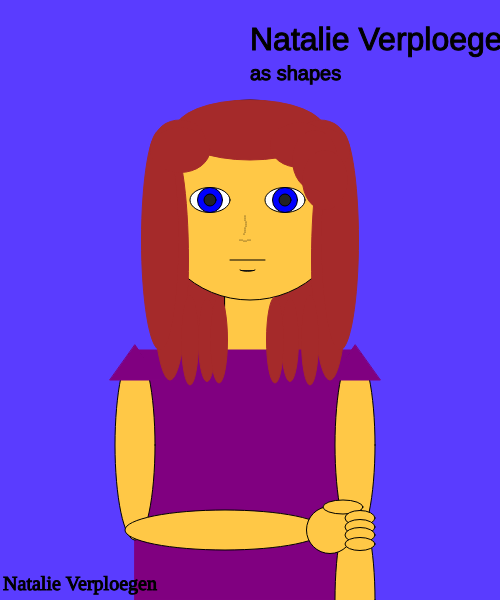
Frame 1 (no input)
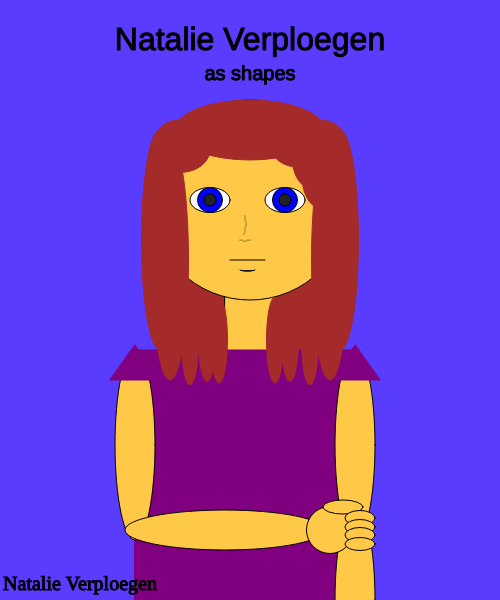
Frame 60 (no input)
Frame 120 (the mouse pressed at the canvas centre since frame 60): identical to frame 60, image omitted

The p5.js sketch that drew these frames (run headless with seeded random() and noise() and a simulated clock; from frame 60 on, the mouse is pressed at the canvas centre):

// p5.js sketch
// ── sketch.js
function setup()
        {
            createCanvas (500,600);
        }
        function draw()
        {
            background(90, 60, 450);

            fill('brown');
            stroke('brown');
            ellipse(250,330,170,160);

            stroke('black')
            fill(270, 200, 70);
            rect(225,295,50,60);
            circle(250, 200, 200);

            fill('white');
            ellipse(285,200,40,25);
            ellipse(210,200,40,25);

            fill(color(0, 0, 255));
            circle(285,200,25);
            circle(210,200,25);

            fill('#222222');
            circle(285,200,12);
            circle(210,200,12);

            line(230, 260, 265, 260);
            curve(240, 260, 240, 270, 255, 270, 255, 260)

            fill('purple');
            stroke('purple');
            rect(135,350,220,250);

            fill(270, 200, 70);
            stroke(color('black'));
            ellipse(135,445,40,190);
            ellipse(355,445,40,190);
            ellipse(225,530,200,40);
            ellipse(355,600,40,190);
            circle(330, 530, 47);
            ellipse(343,507,40,14);
            ellipse(360,518,30,15);
            ellipse(360,527,30,15);
            ellipse(360,535,30,15);
            ellipse(360,544,30,13);

            point(245, 216);
            point(245, 218);
            point(245, 220);
            point(246, 222);
            point(246, 224);
            point(246, 226);
            point(245, 228);
            point(245, 230);
            point(245, 232);
            point(244, 234);

            point(240, 240);
            point(242, 240);
            point(244, 241);
            point(246, 241);
            point(248, 240);
            point(250, 240);
            
            fill('purple');
            stroke('purple');
            triangle(135, 345, 160, 380, 110, 380);
            triangle(355, 345, 330, 380, 380, 380);

            fill('brown');
            stroke('brown');
            ellipse(250,130,150,60);
            ellipse(170,260,37,240);
            ellipse(330,260,37,240);
            ellipse(160,240,37,220);
            ellipse(340,240,37,220);

            ellipse(180,140,50,40);
            ellipse(180,150,60,45);
            ellipse(320,140,50,40);
            ellipse(320,150,60,45);
            ellipse(300,145,60,45);
            ellipse(315,160,45,60);
            ellipse(325,180,45,60);

            ellipse(190,340,17,90);
            ellipse(207,340,17,83);
            ellipse(219,340,17,86);
            ellipse(310,340,17,90);
            ellipse(290,340,17,83);
            ellipse(275,340,17,86);

            fill('black');
            stroke('black');
            textSize(32);
            text('Natalie Verploegen', 250, 50);
            textSize(20);
            text('as shapes', 250, 80);
            textAlign(CENTER);
            textFont('Times New Romans');

            text('Natalie Verploegen', 80, 590);
            textSize(12);
            textFont('Helvetica');
        }
// ── Main.css
span1 {
    font-weight: bold;
    font-style: oblique;
    font-size: large;
}
span2 {
    font-weight: bold;
    font-style: oblique;
    font-size: large;
}
span3 {
    font-weight: bold;
    font-style: oblique;
    font-size: large;
}
span4 {
    font-weight: bold;
    font-style: oblique;
    font-size: large;
}
span5 {
    font-weight: bold;
    font-style: oblique;
    font-size: large;
}

.myClass{
    font-family: serif;
    font-size: x-large;
}
#id{
    font-family: 'Gill Sans', 'Gill Sans MT', Calibri, 'Trebuchet MS', sans-serif;
    font-size: x-large;
    font-weight: bolder;
}
body{
    background-color: burlywood;
    background-image: url("tree.jpg");
    background-blend-mode:luminosity;
}
// ── SecondPage.html
<html>
    <header>
    <h1> Natalie Verploegen's Second Page</h1>
    </header>
    <br>
    <h2>Natalie's Story</h2>
    <P> </P>
    <body>
        Jamie was a curious little girl.
        <p> </p>
        She wondered what people saw when they were colorblind.
        <p> </p>
        Blue? Green? Red?
        <p> </p>
        Would they know the difference?
        <p> </p>
        Jamie pondered this under the shade of a large oak tree in the warm sunny day.
        <p> </p>
        Jamie got up and ran out of the park to her house.
        <p> </p>
        Jamie ran to her secret lair (hidden in the shed).
        <p> </p>
        She deviced a special pair of glasses. 
        <p> </p>
        They would only allow her to see certain colors. 
        <p> </p>
        Blue in one eye. Green, purple, and orange in the other eye.
        <p> </p>
        Jamie left her lair with the special spectacles. 
        <p> </p>
        The world looked extrodinary.
        <p> </p>
        -Next summer-
        <p> </p>
        Jamie and her parents traveled to Africa!
        <p> </p>
        She was so excited and brought her glass to experience the world.
        <p> </p>
        She saw two Zebras hugging and decided to draw what she saw.
        <p> </p>
        <img src="IMG_4116.JPG" height="400" width="700" />
        <p> </p>
        <h6>Artwork by Natalie Verploegen</h6>
        <br>
        <a href="ThirdPage.html"> Go To Third Page</a>
        <p> </p>
        <a href="homepage.html"> Go To Home Page</a>
    </body>
</html>
// ── ThirdPage.html
<html>
    <header>
        <h1> Natalie Verploegen's Third Page</h1>
    </header>
    <br>
    <!-- CSS only -->
<link href="https://cdn.jsdelivr.net/npm/bootstrap@5.0.0-beta2/dist/css/bootstrap.min.css" rel="stylesheet" integrity="sha384-BmbxuPwQa2lc/FVzBcNJ7UAyJxM6wuqIj61tLrc4wSX0szH/Ev+nYRRuWlolflfl" crossorigin="anonymous">
    <body>
        Contact Us!
        <br>
        natalie.verplegen@umconnect.umt.edu
        <p> </p>
        <form action="NextPage.html" type="Post">
            Name: <input type="text" id="name"><br>
            Email Address: <input type="text" id="eaname"><br>
            <p> </p>
            Do you agree to the listed terms?
            <ol>
                <li> Getting emails</li>
                <li> Enjoyed the website</li>
            </ol>
            <button class="btn btn-primary"> Yes </button>
            <button class="btn btn-primary"> No </button>
        </form>
    </body>
    <br>
    <body>
        <a href="homepage.html" style="font-family: fantasy;"> Go To Home Page</a>
        <p> </p>
        <a href="SecondPage.html" style="font-family: fantasy;"> Go To Second Page</a>
    </body>
</html>
// ── forthpage.html
<html>
<head>
    <title>My Simple Math Game</title>
    <h1>My Simple Math Game</h1>
        
    <script>
        var actualAnswer;
        function printQuestion(){
            var number1, number2;
            for(var i = 0; 1 < 11; i++)
            {
                number1 = Math.floor(Math.random() * 10);
                number2 = Math.floor(Math.random() * 10);   
            }
            //create a variable for number of correct answers
            //create another variable for number of incorrect answers
            //create a variable for total number of questions (this is the end)
            //create a variable that says how many questions were performed
            actualAnswer = number1 + number2;
            document.getElementById("question").innerHTML = "What is "+ number1 + "+ " + number2 +"?";
        }
        function checkAnswer(){
            var myAnswer = document.getElementById("answer").value;
            if(myAnswer == actualAnswer) {
                //increase the correct answer variable
               document.getElementById("finalResult").innerHTML = "Good Job!";
               document.getElementById("answer").value = "";
               printQuestion(); //move this outside of the if statement
            }
            else {
                //increase the incorrect answer variable
                document.getElementById("finalResult").innerHTML = "Incorrect. Try Again.";
            }
            //increase the number of questions asked (the variable from above)
            //if statement that checks if the questions asked variable is greater than the total number of questions
            //print out the number of correct, the number of incorrect and the percentage - number of correct/total
            //else
            //printQuestion();
        }
    </script>
</head>

<body onload="printQuestion();">

    <p></p>
    &nbsp;
    <div id="question"></div>
    <br>
    &nbsp;Your answer <input type="input" id="answer">
    <br>
    &nbsp; <button id="mySubmit" onclick="checkAnswer();">Submit</button>
    <br>
    &nbsp;
    <div id="finalResult"></div>
</body>

</html>
// ── homepage.html
<html>
    <header>
        <h1> Natalie Verploegen's First Page</h1>
    </header>
<br>
<body>
    <h2>HOBBIES</h2>
    <ul>
        <li> Drawing</li>
        <li> Video Games</li>
        <li> Reading</li>
        <li> Crafts</li>
        <li> Watching Movies/Shows</li>
        <li> Listening to Music</li>
        <li> Writing</li>
        <li> Hanging our with my Friends and Roommates</li>
        <li> Playing Games like Uno, Chess, Monopoly, ect.</li>
        <li> Swimming</li>
        <li> Playing Soccer</li>
        <li> Working on Diamond Dots</li>
        <li> Day Dreaming</li>
        <li> Exploring</li>
        <li> Taking Pictures</li>
        <li> Dancing</li>
        <li> Singing</li>
        <li> Playing with my Dogs and Cats</li>
        <li> Trying/Learning New Things</li>
    </ul>
</body>
<br>
<body>
    <h2>MY FAVORITE PLACES TO EAT AT</h2>
    <p> </p>
    <h4>(Pre-Covid)</h4>
    <br>
    <h3> Billings, Montana</h3>
        <ol>
            <li><a href="https://www.redlobster.com/"> Red Lobster</a></li>
        </ol>
    <h3> Bozeman, Montana</h3>
        <ol>
            <li><a href="https://www.montanaaleworks.com/"> Ale Works</a></li>
            <li><a href="https://www.coldstonecreamery.com/"> Cold Stone</a></li>
            <li><a href="https://kornerklub.com/"> Korner Klub</a></li>
            <li><a href="https://kountrykornermontana.com/">Kountry Korner Kafe</a></li>
            <li><a href="https://www.mamamacs.com/"> Mama Mac's</a></li>
        </ol>
    <h3> Great Falls, Montana</h3>
        <ol>
            <li><a href="https://www.buffalowildwings.com/"> Buffalo Wild Wings</a></li>
        </ol>
    <h3> Havre, Montana</h3>
        <ol>
            <li><a href="https://www.bowmarrow.com/"> Bone and Marrow</a></li>
        </ol>
    <h3> Kalispel, Monatan</h3>
        <ol>
            <li><a href="https://www.chick-fil-a.com/"> Chick-Fil-A</a></li>
        </ol>
    <h3> Missoula, Montana</h3>
        <ol>
            <li><a href="https://www.bigapizza.com/"> Biga Pizza</a></li>
            <li><a href="http://www.fiveonblack.com/"> Five on Black</a></li>    
            <li><a href="https://www.ironhorsebrewpub.com/">Iron Horse</a></li>
            <li><a href="https://www.tamarackbrewing.com/missoula">Tamarack</a></li>
        </ol>
</body>
<br> 
<br> 
<body>
    <h2>MY FAVORITE WEBSITES</h2>
    <ol>
        <li> <a href="https://www.quotev.com/"> QuoteV</a></li>
        <li> <a href="https://www.amazon.com/"> Amazon</a></li>
    </ol>
    <a href="SecondPage.html"> Go To Second Page</a>
    <p> </p>
    <a href="ThirdPage.html"> Go To Third Page</a>
</body>
</html>
// ── indexMove.html
<html>
    <head>
        <title>My p5.js Page</title>
    </head>
    <script src="https://cdnjs.cloudflare.com/ajax/libs/p5.js/1.1.9/p5.min.js"></script>
    <script src= "sketch2.js"></script>
    <body>
        
    </body>
</html>
// ── sketch2.js
var headX = 250;
var headY = 200;
var headDirection = 2;

var bodyX = 135;
var bodyY = 350;
var bodyDirection = 3;

var eyebrowX1 = 270;
var eyebrowY1 = 180;
var eyebrowDirection1 = 1.3;

var eyebrowX2 = 200;
var eyebrowY2 = 180;
var eyebrowDirection2 = 1.5;

var neckX = 225;
var neckY = 295;
var neckDirection = 5;

var size = 32;
var count = 0;
var sizeDirection = 2;

function setup()
        {
            createCanvas (500,600);
        }
        function draw()
        {
            background(90, 60, 450);

            //top head hair
            fill('brown');
            stroke('brown');
            ellipse(250,330,170,160);

            //neck
            stroke('black')
            fill(270, 200, 70);
            rect(neckX,neckY,50,60);
            neckY += neckDirection;
            if(neckY <= 100 || neckY >= 500 )
            {
                neckDirection *= -1;
            }
            neckX += neckDirection;
            if(neckX <= 100 || neckX >= 500)
            {
                neckDirection *= 1;
            }

            //head
            stroke('black')
            fill(270, 200, 70);
            circle(headX,headY,200);
            headX+=headDirection;
            if(headX >= 300 || headX <= 200)
            {
                headDirection *= -1;
            }

            //white of eyes
            fill('white');
            ellipse(285,200,40,25);
            ellipse(210,200,40,25);

            //iris
            fill(color(0, 0, 255));
            circle(285,200,25);
            circle(210,200,25);

            //pupil
            fill('#222222');
            circle(285,200,12);
            circle(210,200,12);
            
            //eyebrows
            fill('brown');
            rect(270,eyebrowY1,25,5);
            eyebrowY1 += eyebrowDirection1;
            if(eyebrowY1 <= 160 || eyebrowY1 >= 187 )
            {
                eyebrowDirection1 *= -1;
            }
            rect(200,eyebrowY2,25,5);
            eyebrowY2 += eyebrowDirection2;
            if(eyebrowY2 <= 160 || eyebrowY2 >= 187 )
            {
                eyebrowDirection2 *= -1;
            }

            //lips
            line(230, 260, 265, 260);
            curve(240, 260, 240, 270, 255, 270, 255, 260)

            //shirt body
            fill('purple');
            stroke('purple');
            rect(bodyX,350,220,250);
            bodyX += bodyDirection;
            if(bodyX <= 100 || bodyX >= 200 )
            {
                bodyDirection *= -1;
            }

            //arms and hand
            fill(270, 200, 70);
            stroke(color('black'));
            ellipse(135,445,40,190);
            ellipse(355,445,40,190);
            ellipse(225,530,200,40);
            ellipse(355,600,40,190);
            circle(330, 530, 47);
            ellipse(343,507,40,14);
            ellipse(360,518,30,15);
            ellipse(360,527,30,15);
            ellipse(360,535,30,15);
            ellipse(360,544,30,13);

            //ridge of nose in points
            point(245, 216);
            point(245, 218);
            point(245, 220);
            point(246, 222);
            point(246, 224);
            point(246, 226);
            point(245, 228);
            point(245, 230);
            point(245, 232);
            point(244, 234);

            //bottom of nose in points
            point(240, 240);
            point(242, 240);
            point(244, 241);
            point(246, 241);
            point(248, 240);
            point(250, 240);
            
            //shirt sleeves
            fill('purple');
            stroke('purple');
            triangle(135, 345, 160, 380, 110, 380);
            triangle(355, 345, 330, 380, 380, 380);

            //hair part 1
            fill('brown');
            stroke('brown');
            ellipse(250,130,150,60);
            ellipse(170,260,37,240);
            ellipse(330,260,37,240);
            ellipse(160,240,37,220);
            ellipse(340,240,37,220);

            //hair part 2
            ellipse(180,140,50,40);
            ellipse(180,150,60,45);
            ellipse(320,140,50,40);
            ellipse(320,150,60,45);
            ellipse(300,145,60,45);
            ellipse(315,160,45,60);
            ellipse(325,180,45,60);

            //hair part 3
            ellipse(190,340,17,90);
            ellipse(207,340,17,83);
            ellipse(219,340,17,86);
            ellipse(310,340,17,90);
            ellipse(290,340,17,83);
            ellipse(275,340,17,86);

            //Title
            fill('black');
            stroke('black');
            textSize(size);
            size+= sizeDirection;
            count++;
            if(count > 5)
            {
                sizeDirection *=-1;
                count = 0;
            }
            text('Natalie Verploegen', 250, 50);
            textSize(size);
            size+= sizeDirection;
            count++;
            if(count > 5)
            {
                sizeDirection *=-1;
                count = 0;
            }
            text('as shapes', 250, 80);
            textAlign(CENTER);
            textFont('Times New Romans');

            //Signature
            textSize(20);
            text('Natalie Verploegen', 80, 590);
            textFont('Helvetica');
        }
